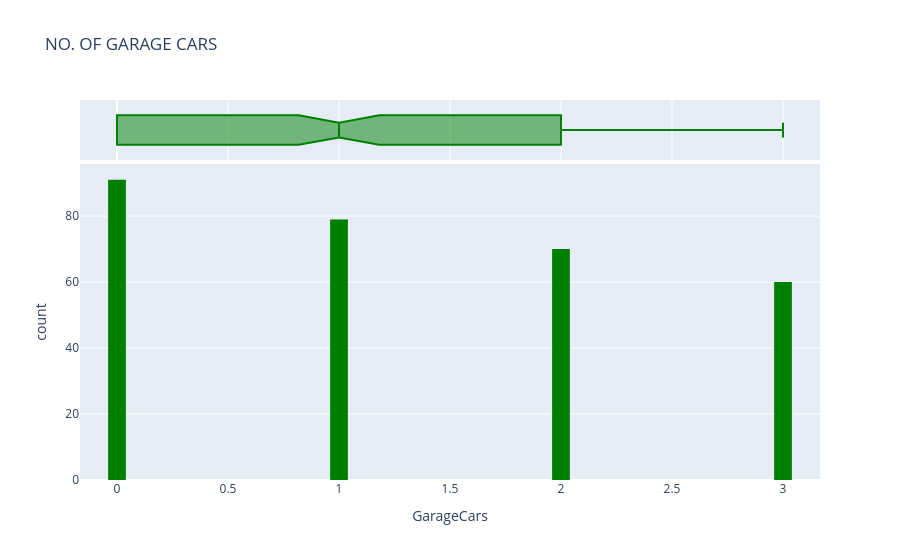

Write notebook code for a chart like this one.
### Code cell
fig = px.histogram(
    house,
    x='GarageCars',
    marginal='box',
    color_discrete_sequence=['green'],
    nbins=45,
    title='NO. OF GARAGE CARS'
)
fig.update_layout(bargap=0.2)
fig.show()

# USING PYPLOT
plt.figure(figsize=(10, 6))
plt.hist(
    house['GarageCars'],
    bins=35,
    color='green',
    edgecolor='black',
    rwidth=0.8
)

plt.title('NO. OF GARAGE CARS')
plt.xlabel('GarageCars')
plt.ylabel('Frequency')

plt.show()

### Figure 1 — Plotly figure (JSON) as saved in the notebook; plotly's stock layout.template omitted (floating-point values rounded to 4 significant figures; data arrays with more than 128 entries replaced by an {"elided": "..."} marker saying what was removed)
{"data": [{"bingroup": "x", "hovertemplate": "GarageCars=%{x}<br>count=%{y}<extra></extra>", "legendgroup": "", "marker": {"color": "green", "pattern": {"shape": ""}}, "name": "", "nbinsx": 45, "orientation": "v", "showlegend": false, "type": "histogram", "x": {"elided": "300 int values"}, "xaxis": "x", "yaxis": "y"}, {"hovertemplate": "GarageCars=%{x}<extra></extra>", "legendgroup": "", "marker": {"color": "green"}, "name": "", "notched": true, "showlegend": false, "type": "box", "x": {"elided": "300 int values"}, "xaxis": "x2", "yaxis": "y2"}], "layout": {"bargap": 0.2, "barmode": "relative", "legend": {"tracegroupgap": 0}, "title": {"text": "NO. OF GARAGE CARS"}, "xaxis": {"anchor": "y", "domain": [0, 1], "title": {"text": "GarageCars"}}, "xaxis2": {"anchor": "y2", "domain": [0, 1], "matches": "x", "showgrid": true, "showticklabels": false}, "yaxis": {"anchor": "x", "domain": [0, 0.8316], "title": {"text": "count"}}, "yaxis2": {"anchor": "x2", "domain": [0.8416, 1], "matches": "y2", "showgrid": false, "showline": false, "showticklabels": false, "ticks": ""}}}
